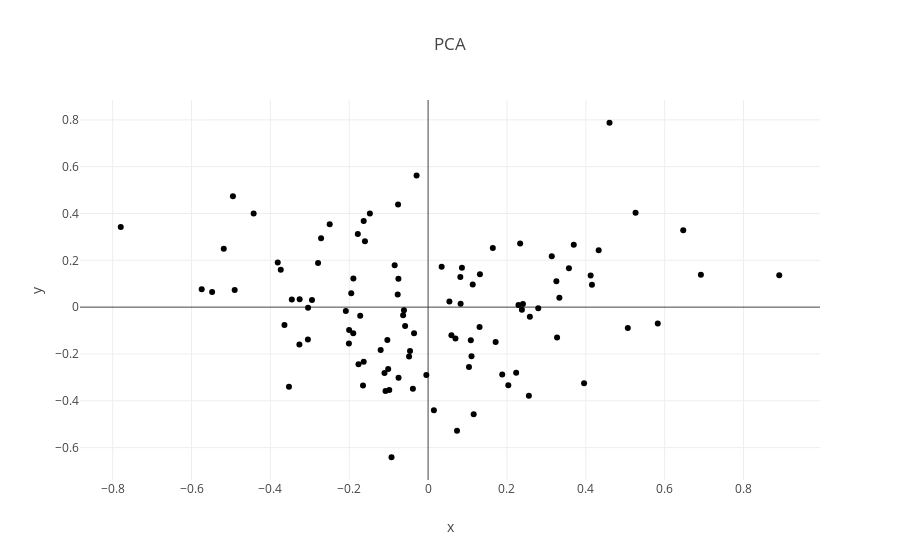

The cell this chart's notebook holds for it:
### Code cell
## Lakukan PCA untuk mengurangi jumlah fitur menjadi 2 fitur saja
pca = PCA(n_components=2)
pca.fit(data2)
pca_data = pca.transform(data2)

## buat dataframe dari hasil pca
pca_df = pd.DataFrame(data=pca_data, columns=['x', 'y'])
pca_df.head()

## plot pca_df using plotly
fig = px.scatter(pca_df, x='x', y='y', title='PCA')
fig.show()
